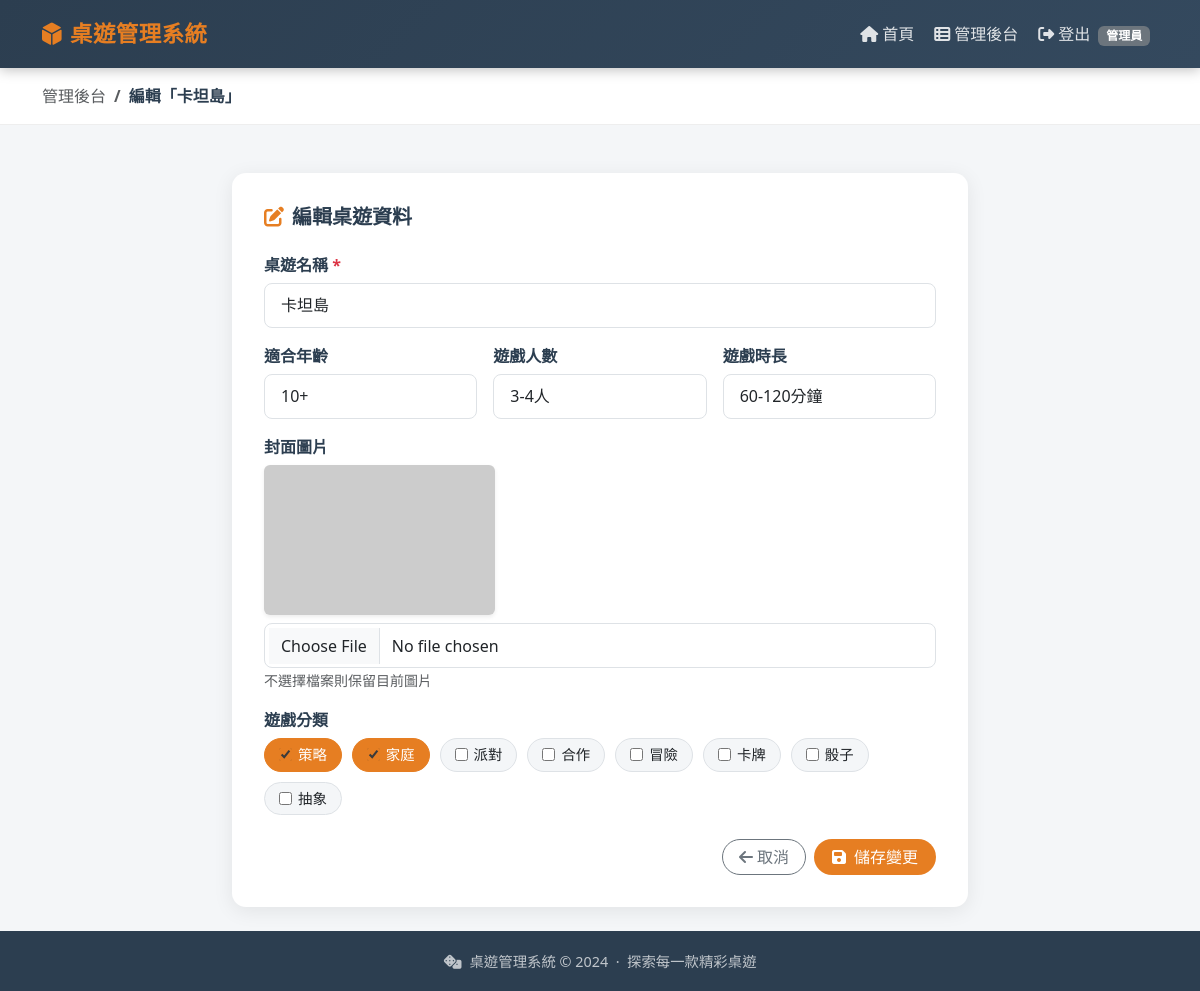
/admin/games/1/edit (signed in), run on an earlier commit of the app's database.
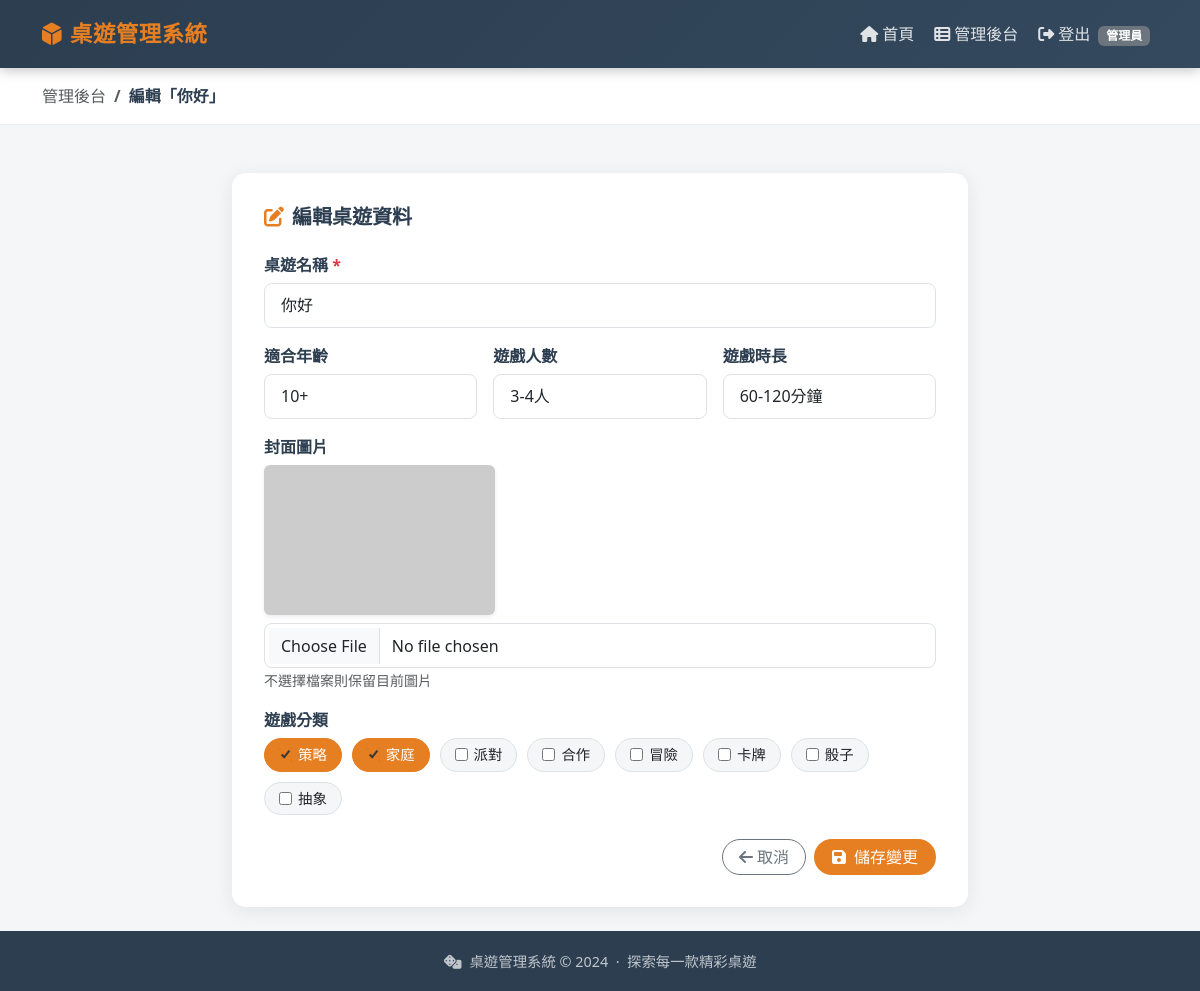
And on a later commit of the database.
### models/board_game.py (models this page shows, shortened)
class BoardGame(db.Model):
    __tablename__ = 'board_game'
    boardGameId       = db.Column(db.Integer, primary_key=True)
    boardGameName     = db.Column(db.String(200), nullable=False)
    boardGameAge      = db.Column(db.String(50))
    boardGamePeople   = db.Column(db.String(50))
    boardGameTime     = db.Column(db.String(50))
    boardGameImageUrl = db.Column(db.String(500))
    boardGameTag      = db.relationship(
        'BoardGameTag', secondary=board_game_tags, backref='games'
    )
    @staticmethod
    def getGameDetails(id: int) -> 'BoardGame | None':
        return db.session.get(BoardGame, id)

### routes/admin.py (the view, shortened to what this page needs)
@admin_bp.route('/admin/games/<int:game_id>/edit', methods=['GET', 'POST'])
@login_required
def edit_game(game_id):
    game = BoardGame.getGameDetails(game_id)
    if not game:
        flash('找不到該桌遊', 'danger')
        return redirect(url_for('admin.dashboard'))
    tags = BoardGameTag.getAllTag()
    return render_template('admin/edit_game.html', game=game, tags=tags)

### models/board_game_tag.py (called while the page is built)
    @staticmethod
    def getAllTag() -> list['BoardGameTag']:
        return BoardGameTag.query.all()

### routes/admin.py (called while the page is built)
def login_required(f):
    @wraps(f)
    def decorated(*args, **kwargs):
        if 'user_id' not in session:
            flash('請先登入管理後台', 'warning')
            return redirect(url_for('admin.login'))
        return f(*args, **kwargs)
    return decorated

### templates/admin/edit_game.html (shortened to what the changed rows need)
{% extends 'base.html' %}
{% block content %}
<div class="page-header">
    <div class="container">
        <nav aria-label="breadcrumb">
            <ol class="breadcrumb mb-0">
                <li class="breadcrumb-item">
                    <a href="{{ url_for('admin.dashboard') }}" class="text-decoration-none text-muted">管理後台</a>
                </li>
                <li class="breadcrumb-item active fw-semibold" style="color:var(--primary)">
                    編輯「{{ game.boardGameName }}」
                </li>
            </ol>
        </nav>
    </div>
</div>
<div class="container py-4">
    <div class="row justify-content-center">
        <div class="col-lg-8">
            <div class="form-card">
                <form method="POST" action="{{ url_for('admin.edit_game', game_id=game.boardGameId) }}" enctype="multipart/form-data">
                    <div class="mb-3">
                        <label class="form-label" for="name">
                            桌遊名稱 <span class="text-danger">*</span>
                        </label>
                        <input type="text" class="form-control" id="name" name="name"
                               value="{{ game.boardGameName }}" required>
                    </div>
                    <div class="row g-3 mb-3">
                        <div class="col-md-4">
                            <label class="form-label" for="age">適合年齡</label>
                            <input type="text" class="form-control" id="age" name="age"
                                   value="{{ game.boardGameAge or '' }}" placeholder="例：10+">
                        </div>
                        <div class="col-md-4">
                            <label class="form-label" for="people">遊戲人數</label>
                            <input type="text" class="form-control" id="people" name="people"
                                   value="{{ game.boardGamePeople or '' }}" placeholder="例：2-4人">
                        </div>
                        <div class="col-md-4">
                            <label class="form-label" for="time">遊戲時長</label>
                            <input type="text" class="form-control" id="time" name="time"
                                   value="{{ game.boardGameTime or '' }}" placeholder="例：60-90分鐘">
                        </div>
                    </div>
                    {% set current_tag_ids = game.boardGameTag | map(attribute='tagId') | list %}
                </form>
            </div>
        </div>
    </div>
</div>
{% endblock %}

What changed in the data, as far as the page shows it:
changed BoardGame "60-120分鐘": boardGameName "卡坦島" → "你好"; name "卡坦島" → "你好"
